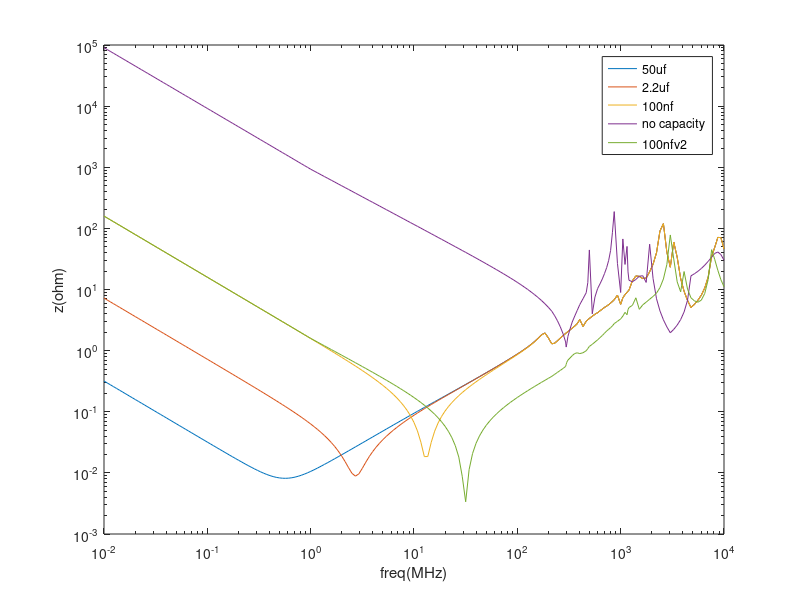

This chart was generated by the following MATLAB code:
clc
clear
data=[0.01	0.318313	7.23364	158.876	90436.9	158.946
0.0107227	0.296861	6.74611	148.168	84379.8	148.233
0.0114976	0.276854	6.29143	138.182	78726.9	138.243
0.0123285	0.258196	5.86739	128.869	73451.5	128.926
0.0132194	0.240795	5.47193	120.184	68528.9	120.237
0.0141747	0.224567	5.10313	112.084	63935.8	112.133
0.0151991	0.209433	4.75918	104.53	59650.3	104.576
0.0162975	0.195319	4.4384	97.4852	55652.1	97.5279
0.0174753	0.182156	4.13925	90.915	51921.8	90.9549
0.0187382	0.169881	3.86025	84.7877	48441.7	84.8249
0.0200923	0.158433	3.60006	79.0733	45195.1	79.108
0.0215443	0.147756	3.3574	73.7441	42166.1	73.7764
0.0231013	0.137799	3.1311	68.774	39340.3	68.8042
0.0247708	0.128514	2.92004	64.1389	36704	64.167
0.0265609	0.119854	2.72321	59.8161	34244.5	59.8424
0.0284804	0.111778	2.53964	55.7847	31949.7	55.8092
0.0305386	0.104247	2.36844	52.025	29808.8	52.0479
0.0327455	0.0972229	2.20877	48.5187	27811.3	48.54
0.0351119	0.0906727	2.05987	45.2487	25947.7	45.2686
0.0376494	0.0845642	1.92099	42.1991	24208.9	42.2177
0.0403702	0.0788676	1.79147	39.355	22586.5	39.3723
0.0432876	0.0735551	1.67068	36.7025	21072.9	36.7188
0.0464159	0.068601	1.55803	34.2289	19660.7	34.244
0.0497702	0.063981	1.45296	31.9219	18343.1	31.9361
0.053367	0.0596728	1.35497	29.7705	17113.8	29.7837
0.0572237	0.0556553	1.26358	27.764	15966.9	27.7764
0.0613591	0.0519089	1.17834	25.8927	14896.9	25.9043
0.0657933	0.0484156	1.09885	24.1476	13898.7	24.1584
0.070548	0.0451582	1.0247	22.52	12967.3	22.5302
0.0756463	0.042121	0.955549	21.0022	12098.4	21.0117
0.0811131	0.0392892	0.891049	19.5866	11287.8	19.5956
0.0869749	0.036649	0.830889	18.2664	10531.4	18.2749
0.0932603	0.0341878	0.774776	17.0352	9825.75	17.0432
0.1	0.0318936	0.722436	15.887	9167.34	15.8945
0.107227	0.0297554	0.673616	14.8161	8553.03	14.8232
0.114976	0.0277628	0.628076	13.8174	7979.86	13.8241
0.123285	0.0259063	0.585595	12.886	7445.09	12.8924
0.132194	0.0241772	0.545966	12.0174	6946.14	12.0234
0.141747	0.0225672	0.508997	11.2073	6480.63	11.213
0.151991	0.0210689	0.474506	10.4518	6046.33	10.4572
0.162975	0.0196752	0.442327	9.74717	5641.17	9.75237
0.174753	0.01838	0.412302	9.09002	5263.19	9.09502
0.187382	0.0171775	0.384286	8.47715	4910.56	8.48196
0.200923	0.0160625	0.358141	7.90557	4581.58	7.91022
0.215443	0.0150305	0.33374	7.37249	4274.64	7.377
0.231013	0.0140775	0.310966	6.87532	3988.23	6.87971
0.247708	0.0132001	0.289705	6.41164	3720.98	6.41593
0.265609	0.0123955	0.269856	5.97918	3471.61	5.9834
0.284804	0.0116616	0.251321	5.57584	3238.91	5.58001
0.305386	0.0109969	0.234011	5.19967	3021.8	5.2038
0.327455	0.0104005	0.21784	4.84881	2819.26	4.85293
0.351119	0.00987214	0.202731	4.52157	2630.33	4.5257
0.376494	0.00941218	0.188609	4.21636	2454.1	4.22052
0.403702	0.00902147	0.175406	3.93168	2289.71	3.93589
0.432876	0.00870125	0.163057	3.66615	2136.35	3.67043
0.464159	0.00845294	0.151504	3.41847	1993.25	3.42285
0.497702	0.00827795	0.140688	3.18745	1859.71	3.19194
0.53367	0.00817743	0.130559	2.97195	1735.07	2.97658
0.572237	0.00815208	0.121066	2.77092	1618.75	2.77572
0.613591	0.00820201	0.112164	2.58339	1510.21	2.58837
0.657933	0.00832669	0.103809	2.40845	1408.95	2.41364
0.70548	0.00852504	0.0959611	2.24523	1314.51	2.25066
0.756463	0.00879562	0.0885824	2.09295	1226.44	2.09865
0.811131	0.00913678	0.0816374	1.95086	1144.3	1.95686
0.869749	0.00954695	0.0750926	1.81828	1067.68	1.8246
0.932603	0.0100248	0.068917	1.69455	996.188	1.70123
1	0.0105695	0.0630813	1.57908	929.458	1.58615
1.07978	0.0112453	0.0570221	1.46092	867.164	1.47879
1.16591	0.0120018	0.0513075	1.35138	809.015	1.37864
1.25893	0.0128403	0.0459067	1.2498	754.75	1.28521
1.35936	0.0137628	0.0407918	1.15559	704.126	1.19804
1.4678	0.0147725	0.0359387	1.06819	656.917	1.1167
1.58489	0.0158731	0.0313277	0.987095	612.901	1.04081
1.71133	0.0170695	0.0269461	0.911817	571.859	0.969988
1.84785	0.0183672	0.0227927	0.841915	533.58	0.903892
1.99526	0.0197726	0.0188865	0.77698	497.862	0.842201
2.15443	0.0212928	0.015289	0.716627	464.521	0.784614
2.32631	0.0229358	0.0121516	0.660503	433.39	0.730849
2.51189	0.0247105	0.00981277	0.608277	404.321	0.680646
2.71227	0.0266263	0.00884925	0.55964	377.186	0.63376
2.92864	0.0286938	0.00965194	0.514308	351.867	0.589961
3.16228	0.0309242	0.011876	0.472015	328.255	0.549038
3.41455	0.0333298	0.0149299	0.432511	306.243	0.51079
3.68695	0.0359235	0.0184516	0.395565	285.724	0.475032
3.98107	0.0387194	0.0222764	0.360962	266.594	0.441589
4.29866	0.0417323	0.026336	0.328499	248.751	0.410298
4.64159	0.0449781	0.0306066	0.297988	232.098	0.381007
5.01187	0.0484736	0.0350857	0.269252	216.548	0.353573
5.4117	0.0522367	0.0397822	0.242126	202.023	0.327863
5.84341	0.0562861	0.0447111	0.216455	188.456	0.303751
6.30957	0.0606417	0.0498918	0.192094	175.786	0.281122
6.81292	0.0653247	0.0553462	0.168908	163.962	0.259864
7.35642	0.0703572	0.0610985	0.146772	152.934	0.239874
7.94328	0.0757628	0.0671746	0.125572	142.655	0.221055
8.57696	0.0815665	0.0736021	0.105206	133.076	0.203317
9.26119	0.0877951	0.0804104	0.0855956	124.15	0.186574
10	0.0944771	0.087631	0.0667006	115.827	0.170744
10.7978	0.101644	0.0952972	0.0485884	108.063	0.155751
11.6591	0.109328	0.103445	0.031704	100.813	0.141523
12.5893	0.117567	0.112114	0.0184658	94.0388	0.127991
13.5936	0.126401	0.121347	0.0185123	87.7072	0.115091
14.678	0.135875	0.131191	0.0316121	81.7893	0.102762
15.8489	0.146039	0.141697	0.0481087	76.2604	0.0909429
17.1133	0.156947	0.152922	0.0656238	71.0984	0.079579
18.4785	0.168661	0.164929	0.0837218	66.2826	0.0686162
19.9526	0.181248	0.177789	0.10234	61.7922	0.058003
21.5443	0.194783	0.191575	0.12152	57.6062	0.0476904
23.2631	0.209347	0.206373	0.141345	53.7033	0.0376328
25.1189	0.22503	0.222272	0.161918	50.0624	0.0277909
27.1227	0.241929	0.23937	0.183356	46.6631	0.0181463
29.2864	0.26015	0.257776	0.205786	43.4866	0.00880649
31.6228	0.279808	0.277605	0.229342	40.5159	0.00336374
34.1455	0.301028	0.298983	0.254171	37.736	0.0113295
36.8695	0.323946	0.322046	0.280428	35.1339	0.0207374
39.8107	0.348711	0.346947	0.308279	32.6981	0.030353
42.9866	0.375487	0.373848	0.337906	30.4183	0.0401348
46.4159	0.404457	0.402932	0.369506	28.2849	0.0501101
50.1187	0.435821	0.434403	0.403295	26.2886	0.0603206
54.117	0.469809	0.468487	0.439514	24.4203	0.0708129
58.4341	0.506676	0.505444	0.478432	22.6712	0.0816367
63.0957	0.54672	0.54557	0.520356	21.0327	0.0928438
68.1292	0.590283	0.589208	0.565638	19.4961	0.104488
73.5642	0.637772	0.636765	0.614691	18.0536	0.116627
79.4328	0.689676	0.688731	0.668011	16.6977	0.12932
85.7696	0.7466	0.74571	0.726205	15.4214	0.142628
92.6119	0.809311	0.80847	0.790039	14.2183	0.156618
100	0.878817	0.878018	0.860519	13.0828	0.17136
107.978	0.956496	0.955733	0.93901	12.0093	0.186927
116.591	1.04431	1.04358	1.02746	10.993	0.203399
125.893	1.14523	1.14451	1.12877	10.0294	0.22086
135.936	1.26388	1.26317	1.24754	9.11393	0.239402
146.78	1.40781	1.40709	1.39119	8.24254	0.259124
158.489	1.58829	1.58755	1.57085	7.41117	0.280133
171.133	1.80903	1.80826	1.79061	6.61598	0.302546
184.785	1.95185	1.95116	1.93645	5.85336	0.326492
199.526	1.61841	1.61816	1.61376	5.12003	0.352116
215.443	1.29082	1.29075	1.28917	4.41324	0.379578
229.543	1.32339	1.32409	1.32231	3.73129	0.409065
244.565	1.45042	1.4504	1.44834	3.0745	0.440791
260.57	1.60539	1.60531	1.603	2.44793	0.475013
277.622	1.76705	1.76694	1.76448	1.86877	0.512045
293.167	1.91115	1.91103	1.90848	1.38885	0.552289
297.053	1.9454	1.94528	1.94272	1.14364	0.596279
300.939	1.9797	1.97958	1.97701	1.29249	0.644759
308.712	2.0501	2.04998	2.04739	1.7105	0.698786
323.884	2.18715	2.18703	2.1844	2.27602	0.759767
339.801	2.33351	2.33339	2.33073	2.93651	0.828494
359.378	2.52457	2.52444	2.52172	3.68024	0.897159
380.083	2.76458	2.76445	2.76156	4.56435	0.9212
401.98	3.22205	3.22188	3.21817	5.65699	0.893536
431.952	2.48414	2.48422	2.48313	7.06751	0.923158
464.159	3.02616	3.02608	3.02441	8.87093	0.99531
480.904	3.20029	3.20021	3.19848	12.9994	1.0805
497.649	3.35735	3.35727	3.35551	44.3769	1.17172
531.139	3.65196	3.65188	3.65012	4.00226	1.26834
563.635	3.93445	3.93389	3.93214	7.5169	1.38044
598.119	4.17407	4.174	4.17235	10.3575	1.50097
630.721	4.48085	4.48076	4.47909	12.3647	1.63128
665.099	4.78627	4.78619	4.78454	14.9381	1.77283
697.786	5.09393	5.09386	5.09221	18.2477	1.92729
732.079	5.35982	5.35974	5.35816	22.8481	2.09661
765.57	5.64732	5.64725	5.64569	30.0147	2.23238
799.06	6.00274	6.00266	6.00107	43.6085	2.37869
831.876	6.36777	6.3677	6.36608	84.8777	2.53699
866.04	6.7966	6.79652	6.79484	188.135	2.76934
930.613	8.08291	8.08254	8.08041	26.7482	3.01311
1000	5.7247	5.72468	5.72422	8.93744	3.30859
1049.57	7.33812	7.33805	7.33707	67.1724	3.66854
1101.6	8.23804	8.23798	8.23683	25.6904	4.22713
1152.4	8.99845	8.99839	8.99713	50.6968	3.86542
1177.8	9.381	9.38094	9.37962	19.4359	4.68827
1203.2	9.77778	9.77772	9.77634	14.1666	5.06774
1299.19	13.8627	13.8626	13.8596	13.3769	5.50727
1402.83	16.669	16.669	16.6652	14.6077	7.3147
1514.74	16.4092	16.4093	16.4065	16.4755	4.73823
1635.58	15.1002	15.1003	15.0987	16.8191	5.60824
1766.06	15.3961	15.3961	15.3949	13.0524	6.21226
1906.95	19.5328	19.5327	19.5309	55.0934	6.93386
2059.07	25.9741	25.974	25.9709	15.0466	7.7076
2223.33	39.9989	39.9985	39.9914	7.0529	8.72451
2400.7	91.0146	91.0131	90.9806	4.46244	10.7501
2592.22	119.44	119.444	119.494	3.19168	14.8793
2799.01	40.7172	40.7177	40.7251	2.44531	25.7048
3022.3	23.1713	23.1714	23.1739	1.95879	78.0763
3263.41	59.6962	59.6973	59.7144	2.22785	31.5395
3523.75	33.6979	33.6981	33.7022	2.61507	13.341
3804.86	15.1449	15.1449	15.1461	3.21863	9.17229
4108.39	9.3363	9.33631	9.33668	4.28689	19.6773
4436.14	6.6257	6.6257	6.62566	6.6804	10.1697
4790.03	5.07365	5.07364	5.07349	16.7309	7.30806
5172.15	5.71331	5.7133	5.71317	18.0935	6.52226
5584.76	6.63587	6.63586	6.63575	19.8187	6.18969
6030.29	8.07686	8.07685	8.07677	22.0596	6.69866
6511.36	10.5992	10.5992	10.5992	25.0134	8.61937
7030.8	15.9982	15.9982	15.9982	28.8691	14.5852
7591.69	34.9822	34.9823	34.9823	33.7879	44.8711
8133.05	48.902	48.9021	48.9021	38.974	30.99
8713.03	71.0842	71.0842	71.0841	41.0802	20.6416
9334.36	70.7519	70.7518	70.7519	37.2783	14.4376
10000	45.8997	45.8997	45.8998	30.1172	11.1059

];

figure(1)
loglog(data(:,1),data(:,2));hold on
loglog(data(:,1),data(:,3));
loglog(data(:,1),data(:,4));
loglog(data(:,1),data(:,5));
loglog(data(:,1),data(:,6));hold off
legend('50uf','2.2uf','100nf','no capacity','100nfv2')
xlabel('freq(MHz)')
ylabel('z(ohm)')